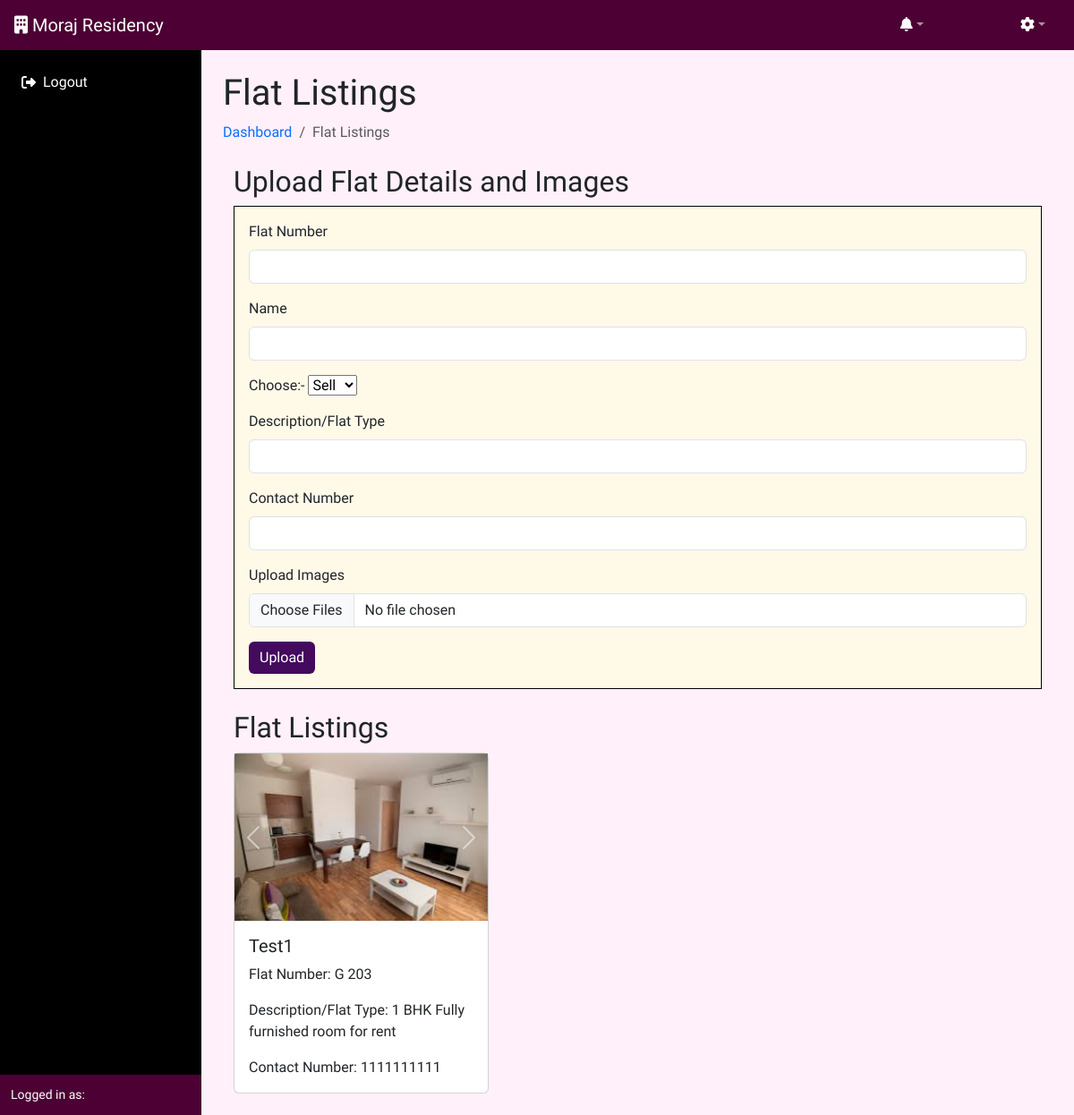
The app's page /society-management-system/sellrent.php with its own data.
### tables this page shows
CREATE TABLE `flat_images` (
  `id` int(11) NOT NULL,
  `flat_id` int(11) NOT NULL,
  `image_path` varchar(255) NOT NULL
);

CREATE TABLE `flat_listings` (
  `id` int(11) NOT NULL,
  `flat_number` varchar(50) NOT NULL,
  `name` varchar(100) NOT NULL,
  `flat_type` varchar(100) NOT NULL,
  `contact_number` varchar(20) NOT NULL
);

### society-management-system/sellrent.php (the view, shortened to what this page needs)
<?php
require_once 'config.php';
include 'header.php';
?>
<div class="container-fluid px-4">
    <h1 class="mt-4">Flat Listings</h1>
    <ol class="breadcrumb mb-4">
        <li class="breadcrumb-item"><a href="dashboard.php" style="text-decoration:none;">Dashboard</a></li>
        <li class="breadcrumb-item active">Flat Listings</li>
    </ol>
    <div class="container">
        <h2>Upload Flat Details and Images</h2>
        <form action="<?= htmlspecialchars($_SERVER["PHP_SELF"]) ?>" method="post" enctype="multipart/form-data" id="formupload">
            <div class="mb-3">
                <label for="flat_number" class="form-label">Flat Number</label>
                <input type="text" class="form-control" id="flat_number" name="flat_number" required>
            </div>
            <div class="mb-3">
                <label for="name" class="form-label">Name</label>
                <input type="text" class="form-control" id="name" name="name" required>
            </div>
            <div class="mb-3">
                <label">Choose:-</label>
                <select name='sellrent'>
                    <option value='Sell'>Sell</option>
                </select>
            </div>
            <div class="mb-3">
                <label for="flat_type" class="form-label">Description/Flat Type</label>
                <input type="text" class="form-control" id="flat_type" name="flat_type" required>
            </div>
            <div class="mb-3">
                <label for="contact_number" class="form-label">Contact Number</label>
                <input type="text" class="form-control" id="contact_number" name="contact_number" required>
            </div>
            <div class="mb-3">
                <label for="images" class="form-label">Upload Images</label>
                <input type="file" class="form-control" id="images" name="images[]" multiple required>
            </div>
            <button type="submit" class="btn btn-primary">Upload</button>
        </form>
    </div>
<br>
    <div class="container">
        <h2>Flat Listings</h2>
        <div class="row">
            <?php
            $stmt = $pdo->query("SELECT * FROM flat_listings");
            while ($row = $stmt->fetch(PDO::FETCH_ASSOC)) {
                ?>
            <div class="col-md-4 mb-4">
                <div class="card">
                    <div id="carouselExampleControls<?= $row['id'] ?>" class="carousel slide" data-bs-ride="carousel">
                        <div class="carousel-inner">
                            <?php
                                $stmt_images = $pdo->prepare("SELECT * FROM flat_images WHERE flat_id = ?");
                                $stmt_images->execute([$row['id']]);
                                $first_image = true;
                                while ($image_row = $stmt_images->fetch(PDO::FETCH_ASSOC)) {
                                    ?>
                            <div class="carousel-item <?= $first_image ? 'active' : '' ?>">
                                <img src="<?= $image_row['image_path'] ?>" class="d-block w-100" alt="Flat Image">
                            </div>
                            <?php
                                    $first_image = false;
                                }
                                ?>
                        </div>
                        <button class="carousel-control-prev" type="button"
                            data-bs-target="#carouselExampleControls<?= $row['id'] ?>" data-bs-slide="prev">
                            <span class="carousel-control-prev-icon" aria-hidden="true"></span>
                        </button>
                        <button class="carousel-control-next" type="button"
                            data-bs-target="#carouselExampleControls<?= $row['id'] ?>" data-bs-slide="next">
                            <span class="carousel-control-next-icon" aria-hidden="true"></span>
                        </button>
                    </div>
                    <div class="card-body">
                        <h5 class="card-title"><?= $row['name'] ?></h5>
                        <p class="card-text">Flat Number: <?= $row['flat_number'] ?></p>
                        <p class="card-text">Description/Flat Type: <?= $row['flat_type'] ?></p>
                        <p class="card-text">Contact Number: <?= $row['contact_number'] ?></p>
                    </div>
                </div>
            </div>
            <?php
            }
            ?>
        </div>
    </div>
</div>
<?php
include 'footer.php';
?>

### society-management-system/header.php (style rules this page uses)
* { font-family: "Marcellus", sans-serif; }

### society-management-system/sellrent.php (style rules this page uses)
#formupload { background-color: #fff9e8; padding: 1rem; border: 1px black solid; }
.btn { background: #430A5D; border: #430A5D; }

### records on screen
flat_listings: name "Test1", flat_number "G 203", flat_type "1 BHK Fully furnished room for rent", contact_number "1111111111"
flat_images: image_path (picture)
